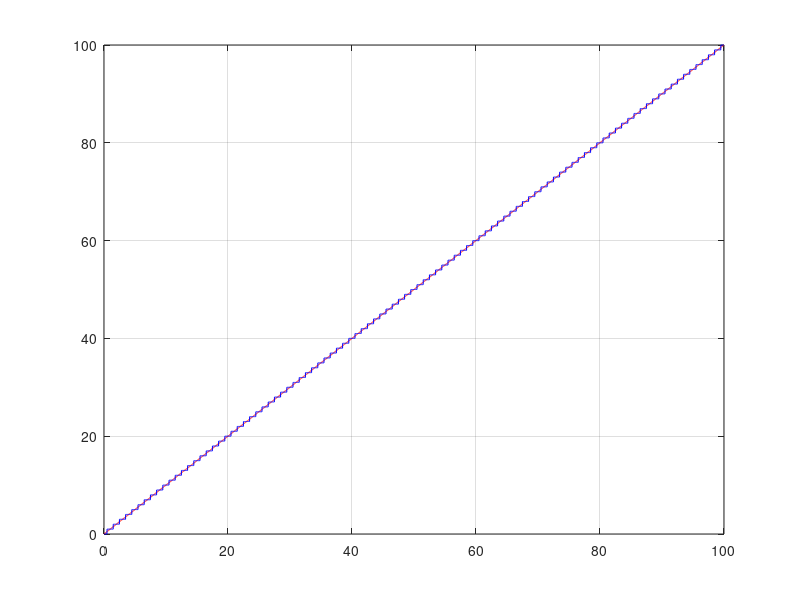

The MATLAB script that drew this image:
f=zeros(1,100);
x1=zeros(1,100);
x=zeros(1,100);
Q=zeros(1,100);
e=zeros(1,100);
for i=1:1:10000
     
        f(1,i)=i*0.01;
            
end
for i=1:1:10000
    x=f(1,i);
    Q(1,i)=1*floor(x+0.5); %q=1, the LSB =1.
    x1=Q(1,i); %Q is the output and e is the error to ramp input taken.
    e(1,i)=x-x1;
end
l=0:0.01:99.99;
%p=length(l)
%q=length(f)
%plot(x,Q)   
plot(l,f,'r');hold on;plot(l,Q,'b');hold off
grid on
Y=rms(e)
